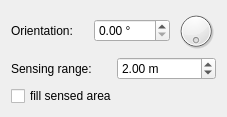
<?xml version="1.0" encoding="UTF-8"?>
<ui version="4.0">
 <class>UnicycleConfigWidget</class>
 <widget class="QWidget" name="UnicycleConfigWidget">
  <property name="geometry">
   <rect>
    <x>0</x>
    <y>0</y>
    <width>227</width>
    <height>105</height>
   </rect>
  </property>
  <layout class="QVBoxLayout" name="verticalLayout">
   <item>
    <layout class="QHBoxLayout" name="horizontalLayout_2">
     <item>
      <widget class="QLabel" name="label">
       <property name="text">
        <string>Orientation:</string>
       </property>
       <property name="buddy">
        <cstring>sbOrientation</cstring>
       </property>
      </widget>
     </item>
     <item>
      <widget class="QDoubleSpinBox" name="sbOrientation">
       <property name="suffix">
        <string> °</string>
       </property>
       <property name="maximum">
        <double>360.000000000000000</double>
       </property>
      </widget>
     </item>
     <item>
      <widget class="QDial" name="dialOrientation">
       <property name="sizePolicy">
        <sizepolicy hsizetype="Fixed" vsizetype="Fixed">
         <horstretch>0</horstretch>
         <verstretch>0</verstretch>
        </sizepolicy>
       </property>
       <property name="minimumSize">
        <size>
         <width>40</width>
         <height>40</height>
        </size>
       </property>
       <property name="maximumSize">
        <size>
         <width>40</width>
         <height>40</height>
        </size>
       </property>
       <property name="minimum">
        <number>0</number>
       </property>
       <property name="maximum">
        <number>360</number>
       </property>
       <property name="wrapping">
        <bool>true</bool>
       </property>
      </widget>
     </item>
    </layout>
   </item>
   <item>
    <layout class="QHBoxLayout" name="horizontalLayout">
     <item>
      <widget class="QLabel" name="lblSensingRangeBuddy">
       <property name="text">
        <string>Sensing range:</string>
       </property>
       <property name="buddy">
        <cstring>sbSensingRange</cstring>
       </property>
      </widget>
     </item>
     <item>
      <widget class="QDoubleSpinBox" name="sbSensingRange">
       <property name="suffix">
        <string> m</string>
       </property>
       <property name="minimum">
        <double>0.100000000000000</double>
       </property>
       <property name="maximum">
        <double>50.000000000000000</double>
       </property>
       <property name="singleStep">
        <double>0.100000000000000</double>
       </property>
       <property name="value">
        <double>2.000000000000000</double>
       </property>
      </widget>
     </item>
    </layout>
   </item>
   <item>
    <widget class="QCheckBox" name="chkFillSensingRange">
     <property name="text">
      <string>fill sensed area</string>
     </property>
    </widget>
   </item>
  </layout>
 </widget>
 <resources/>
 <connections/>
</ui>
